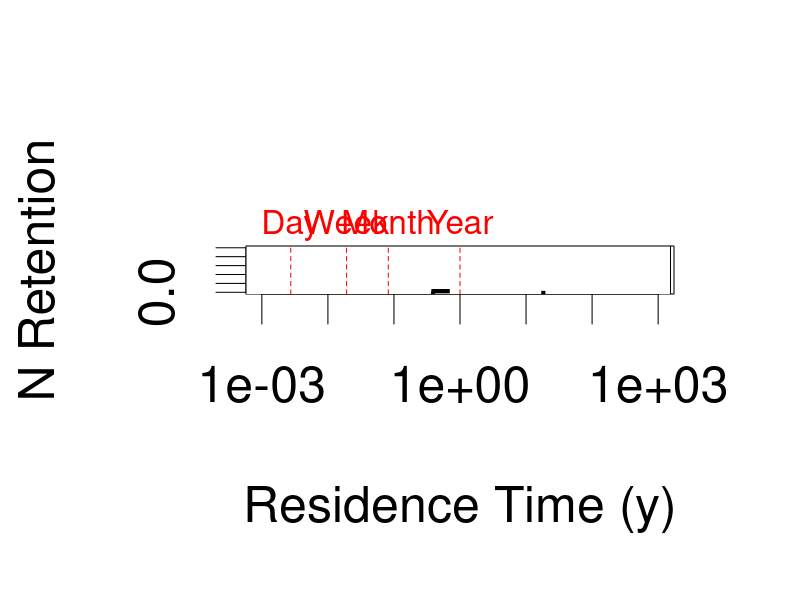

Source code (R):
#########################
# N retention model
# From Verburg et al 2013
# Equation originally from Harrison et al 2009
# Rn=1-exp((-9.92tau)/z)
# Rn = proportion of N retained
# tau = residence time (years)
# z = mean depth (m)

# plot curve
pdf("N_retention.pdf")
par(cex=3)
curve(1-(exp((-9.92*x)/5)), .001, 1000, log = "x", ylab="N Retention", xlab = "Residence Time (y)", col = "lightblue")
curve(1-(exp((-9.92*x)/10)), .001, 1000, log = "x", ylab="N Retention", xlab = "Residence Time (y)", col = "blue", add = TRUE)
curve(1-(exp((-9.92*x)/20)), .001, 1000, log = "x", ylab="N Retention", xlab = "Residence Time (y)", add = TRUE)
legend("topleft", lty = 1,lwd = 2,legend = c("5 meters", "10 meters", "20 meters"), col = c("lightblue", "blue", "black"))

#add vertical lines to denote day, month, year, etc
# day
abline(v=1/365, col="red", lty=2)
mtext("Day", side=3, outer=FALSE, at = 1/365, col="red", cex=2)
# week
abline(v=7/365, col="red", lty=2)
mtext("Week", side=3, outer=FALSE, at = 7/365, col="red",cex=2)
# month
abline(v=30/365, col="red", lty=2)
mtext("Month", side=3, outer=FALSE, at = 30/365, col="red",cex=2)
# year
abline(v=1, col = "red", lty = 2)
mtext("Year", side=3, outer=FALSE, at = 1, col="red",cex=2)
dev.off()
